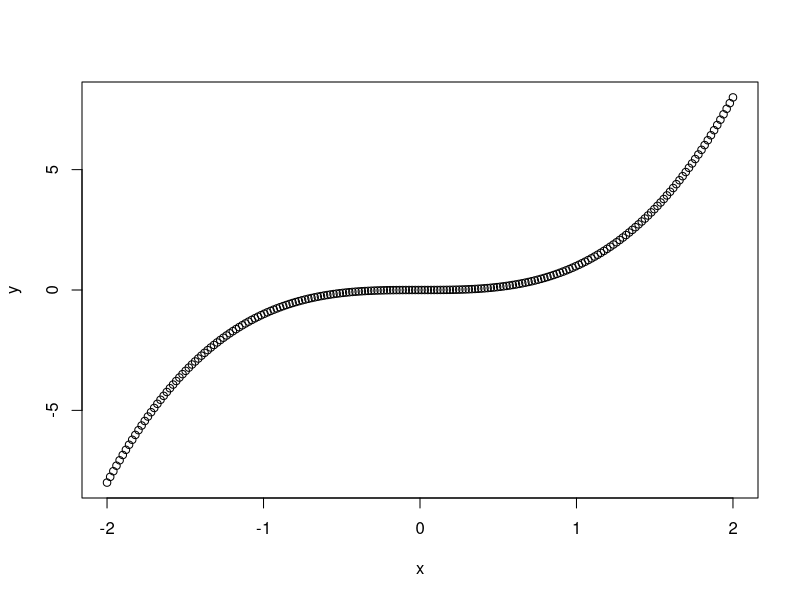
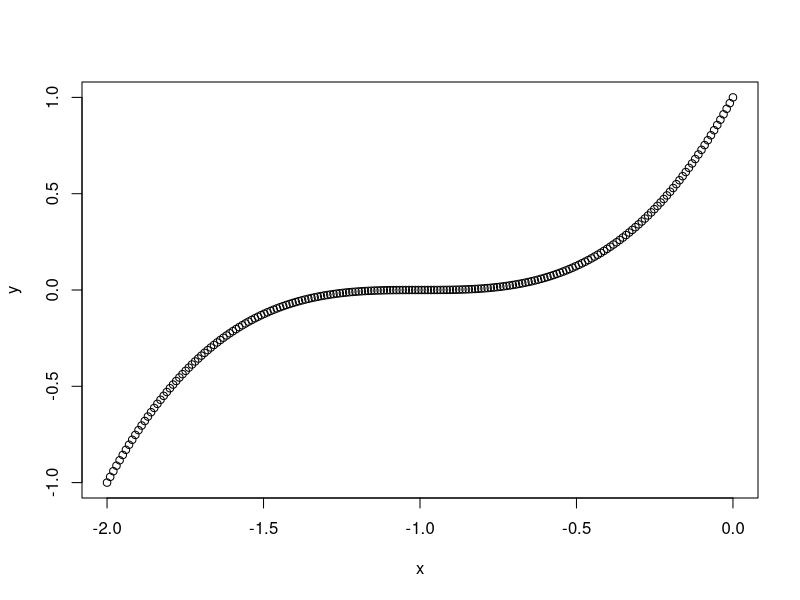
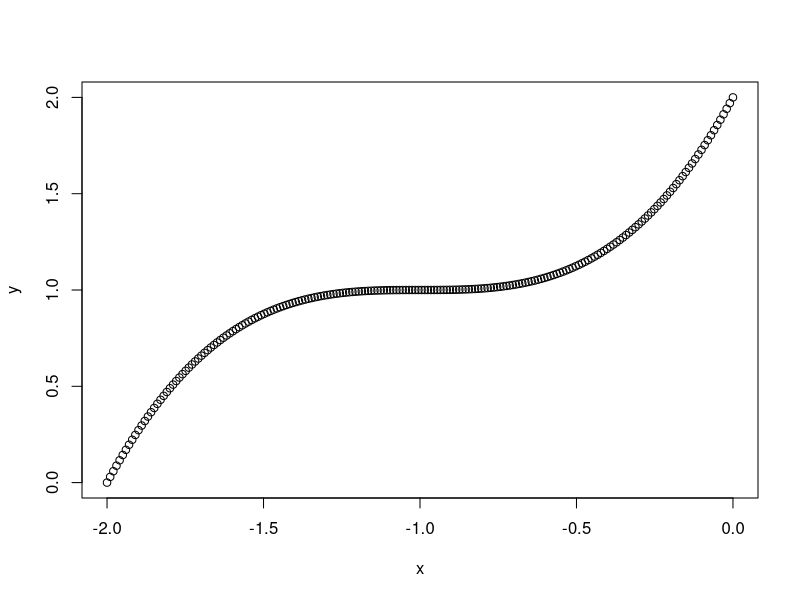
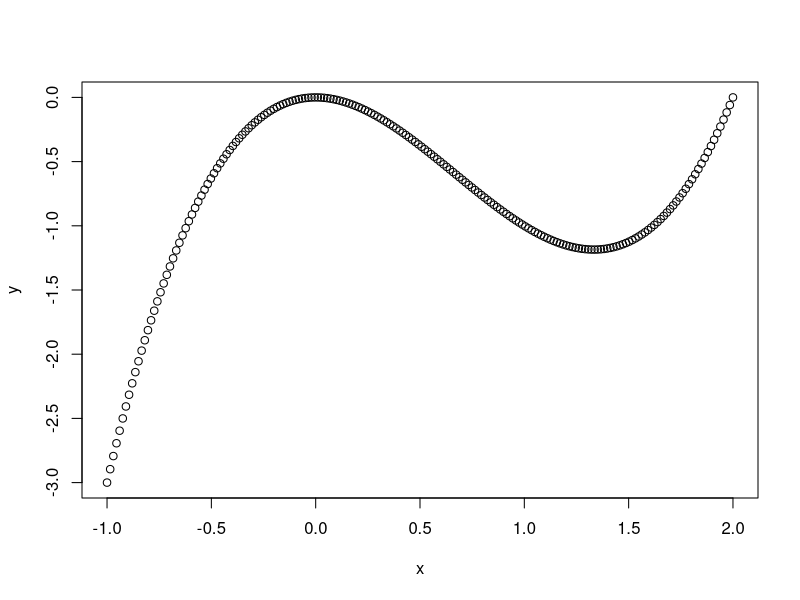
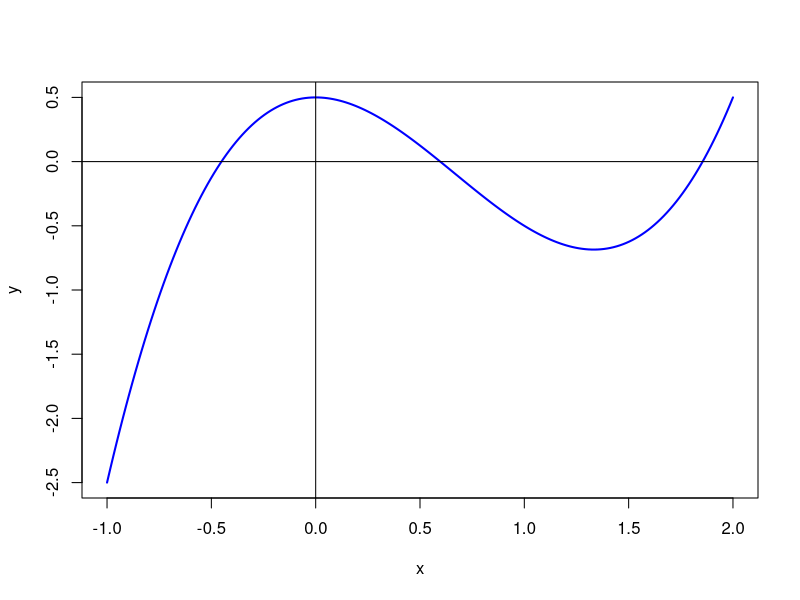
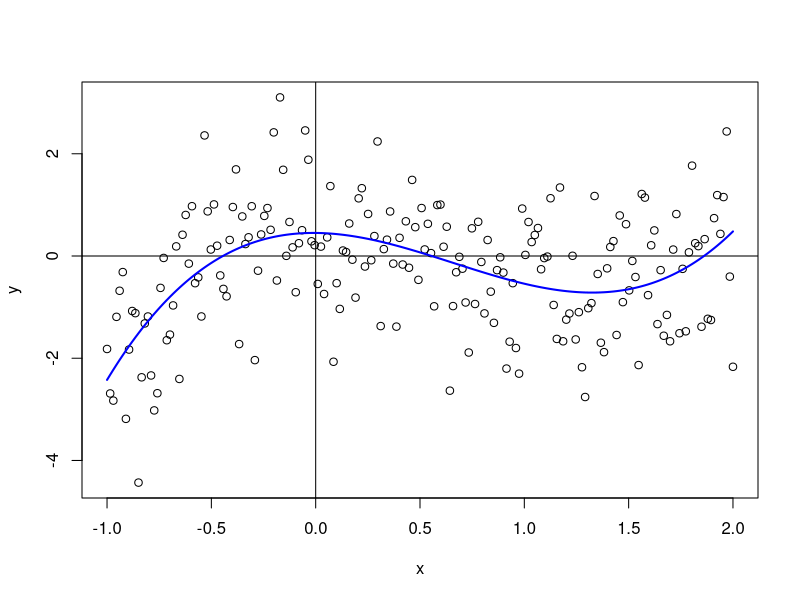
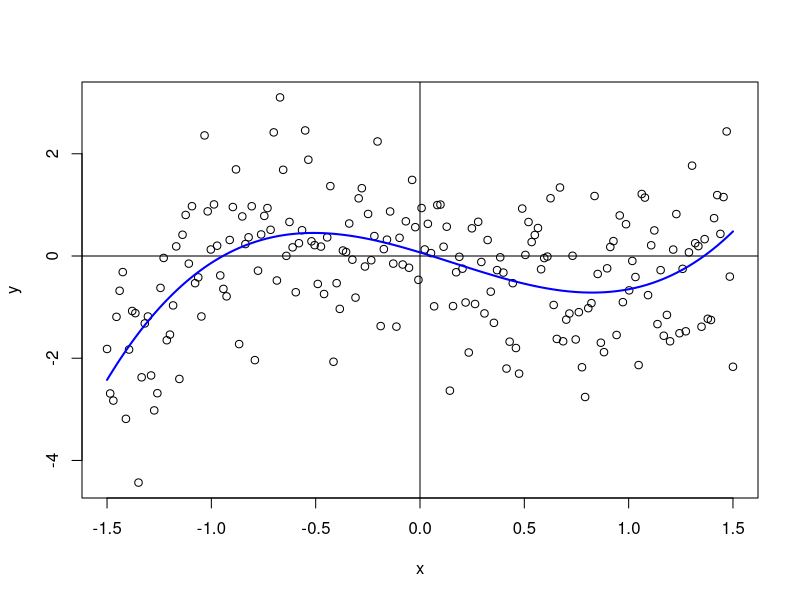

Source code (R) for these figures, in order:
# gen_cubic <- function (x)

x <- seq(-2,2,length.out=200)
y <- x^3  # solution x=0
plot(y~x)

x <- seq(-2,0,length.out=200)
y <- (x+1)^3  # solution x=-1
plot(y~x)

x <- seq(-2,0,length.out=200)
y <- (x+1)^3 + 1  # solution x=-1
plot(y~x)

x <- seq(-1,2,length.out=200)
y <- x^3 - 2*x^2  # solutions x=0, 2
plot(y~x)

x <- seq(-1,2,length.out=200)
y <- x^3 - 2*x^2 +0.5  # solutions x=0, 2
plot(y~x, type="l", col="blue", lwd=2)
abline(h=0, v=0)

y <- x^3 - 2*x^2 +0.5+rnorm(200)  # solutions x=0, 2
summary(model1 <- lm(y ~ I(x^3)+I(x^2)+I(x)))

plot(y~x)
abline(h=0, v=0)
lines(predict(model1)~x, col="blue", lwd=2)

x <- x - mean(x)

summary(model2 <- lm(y ~ I(x^3)+I(x^2)+I(x)))

plot(y~x)
abline(h=0, v=0)
lines(predict(model1)~x, col="blue", lwd=2)
